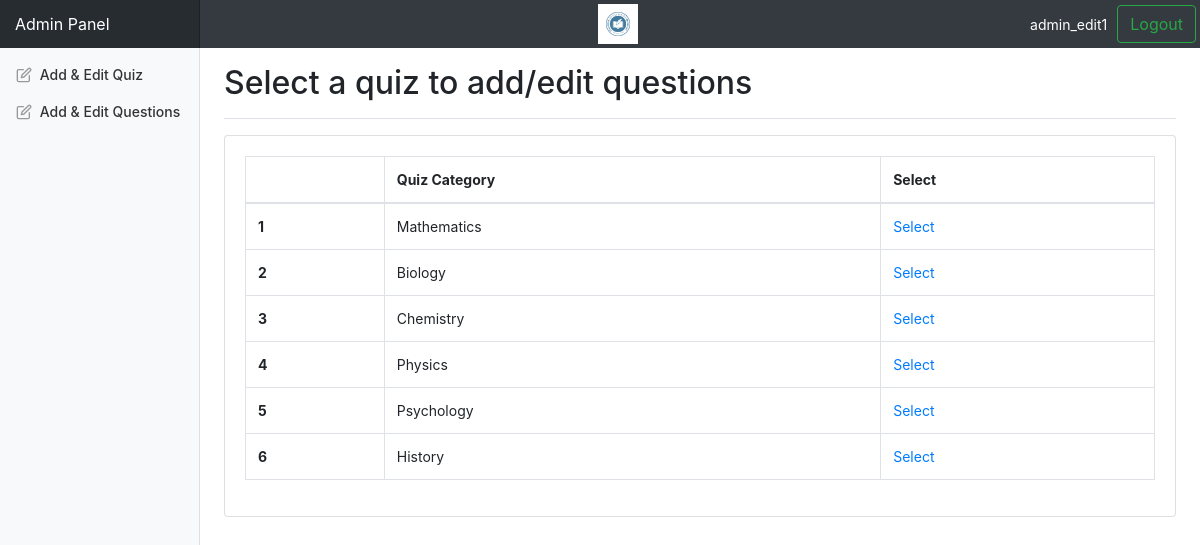
The app's page /admin/select_quiz_category.php (signed in) with its own data.
### tables this page shows
CREATE TABLE `quiz_category` (
  `id` int(5) NOT NULL,
  `category` varchar(100) NOT NULL
);

### admin/select_quiz_category.php (the view, shortened to what this page needs)
<?php
include "../includes/admin_dashboard_header.php";
include "../includes/db_connection.php";
?>
<main role="main" class="col-md-9 ml-sm-auto col-lg-10 pt-3 px-4">
    <div class="d-flex justify-content-between flex-wrap flex-md-nowrap align-items-center pb-2 mb-3 border-bottom">
        <h1 class="h2">Select a quiz to add/edit questions</h1>
    </div>
    <div class="card card-outline-secondary">
        <div class="card-body">
            <table class="table table-bordered">
                <thead>
                    <tr>
                        <th scope="col"></th>
                        <th scope="col">Quiz Category</th>
                        <th scope="col">Select</th>
                    </tr>
                </thead>
                <tbody>
                    <?php
                    $count = 0;
                    $res = mysqli_query($connection, "SELECT * FROM quiz_category");
                    while ($row = mysqli_fetch_array($res)) {
                        $count = $count + 1;
                    ?>
                        <tr>
                            <th scope="row"><?php echo $count; ?></th>
                            <td><?php echo $row["category"]; ?></td>
                            <td><a href="add_edit_questions_answers.php?id=<?php echo $row["id"]; ?>">Select</td>
                        </tr>
                    <?php
                    }
                    ?>
                </tbody>
            </table>
        </div>
    </div>
</main>
</body>
</html>

### css/admin_dashboard.css (style rules this page uses)
body { font-size: .875rem; }
.border-bottom { border-bottom: 1px solid #e5e5e5; }

### records on screen
quiz_category: category "Mathematics"
quiz_category: category "Biology"
quiz_category: category "Chemistry"
quiz_category: category "Physics"
quiz_category: category "Psychology"
quiz_category: category "History"

### other values on screen
$_SESSION['username'] "admin_edit1"
